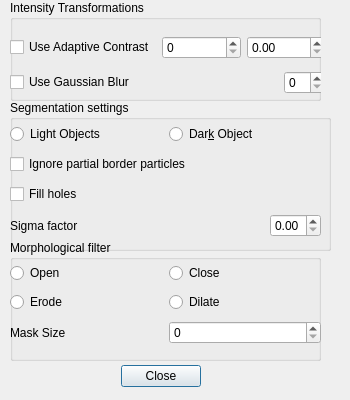
<?xml version="1.0" encoding="UTF-8"?>
<ui version="4.0">
 <class>VisionSettings</class>
 <widget class="QDialog" name="VisionSettings">
  <property name="geometry">
   <rect>
    <x>0</x>
    <y>0</y>
    <width>350</width>
    <height>400</height>
   </rect>
  </property>
  <property name="windowTitle">
   <string>Dialog</string>
  </property>
  <property name="windowIcon">
   <iconset resource="VSA.qrc">
    <normaloff>:/Icons/ICH</normaloff>:/Icons/ICH</iconset>
  </property>
  <widget class="QDialogButtonBox" name="buttonBox">
   <property name="geometry">
    <rect>
     <x>10</x>
     <y>360</y>
     <width>301</width>
     <height>32</height>
    </rect>
   </property>
   <property name="orientation">
    <enum>Qt::Horizontal</enum>
   </property>
   <property name="standardButtons">
    <set>QDialogButtonBox::Close</set>
   </property>
   <property name="centerButtons">
    <bool>true</bool>
   </property>
  </widget>
  <widget class="QGroupBox" name="groupBox">
   <property name="geometry">
    <rect>
     <x>10</x>
     <y>0</y>
     <width>311</width>
     <height>101</height>
    </rect>
   </property>
   <property name="title">
    <string>Intensity Transformations</string>
   </property>
   <widget class="QWidget" name="layoutWidget">
    <property name="geometry">
     <rect>
      <x>0</x>
      <y>30</y>
      <width>315</width>
      <height>72</height>
     </rect>
    </property>
    <layout class="QVBoxLayout" name="verticalLayout">
     <item>
      <layout class="QHBoxLayout" name="horizontalLayout">
       <item>
        <widget class="QCheckBox" name="cb_use_adaptContrast">
         <property name="text">
          <string>Use Adaptive Contrast</string>
         </property>
        </widget>
       </item>
       <item>
        <widget class="QSpinBox" name="sb_adaptContrKernel"/>
       </item>
       <item>
        <widget class="QDoubleSpinBox" name="sb_adaptContrastFactor"/>
       </item>
      </layout>
     </item>
     <item>
      <layout class="QHBoxLayout" name="horizontalLayout_2">
       <item>
        <widget class="QCheckBox" name="cb_useBlur">
         <property name="text">
          <string>Use Gaussian Blur</string>
         </property>
        </widget>
       </item>
       <item>
        <spacer name="horizontalSpacer">
         <property name="orientation">
          <enum>Qt::Horizontal</enum>
         </property>
         <property name="sizeHint" stdset="0">
          <size>
           <width>40</width>
           <height>20</height>
          </size>
         </property>
        </spacer>
       </item>
       <item>
        <widget class="QSpinBox" name="sb_blurMask"/>
       </item>
      </layout>
     </item>
    </layout>
   </widget>
  </widget>
  <widget class="QGroupBox" name="groupBox_2">
   <property name="geometry">
    <rect>
     <x>10</x>
     <y>100</y>
     <width>321</width>
     <height>151</height>
    </rect>
   </property>
   <property name="title">
    <string>Segmentation settings</string>
   </property>
   <widget class="QWidget" name="layoutWidget">
    <property name="geometry">
     <rect>
      <x>0</x>
      <y>20</y>
      <width>311</width>
      <height>123</height>
     </rect>
    </property>
    <layout class="QVBoxLayout" name="verticalLayout_2">
     <item>
      <layout class="QHBoxLayout" name="horizontalLayout_3">
       <item>
        <widget class="QRadioButton" name="rb_useLight">
         <property name="text">
          <string>Light Ob&amp;jects</string>
         </property>
        </widget>
       </item>
       <item>
        <widget class="QRadioButton" name="rb_useDark">
         <property name="text">
          <string>Dar&amp;k Object</string>
         </property>
        </widget>
       </item>
      </layout>
     </item>
     <item>
      <widget class="QCheckBox" name="cb_ignoreBorder">
       <property name="text">
        <string>Ignore partial border particles</string>
       </property>
      </widget>
     </item>
     <item>
      <widget class="QCheckBox" name="cb_fillHoles">
       <property name="text">
        <string>Fill holes</string>
       </property>
      </widget>
     </item>
     <item>
      <layout class="QHBoxLayout" name="horizontalLayout_4">
       <item>
        <widget class="QLabel" name="label">
         <property name="text">
          <string>Sigma factor</string>
         </property>
        </widget>
       </item>
       <item>
        <spacer name="horizontalSpacer_2">
         <property name="orientation">
          <enum>Qt::Horizontal</enum>
         </property>
         <property name="sizeHint" stdset="0">
          <size>
           <width>40</width>
           <height>20</height>
          </size>
         </property>
        </spacer>
       </item>
       <item>
        <widget class="QDoubleSpinBox" name="sb_sigmaFactor">
         <property name="maximum">
          <double>3.000000000000000</double>
         </property>
        </widget>
       </item>
      </layout>
     </item>
    </layout>
   </widget>
  </widget>
  <widget class="QGroupBox" name="groupBox_3">
   <property name="geometry">
    <rect>
     <x>10</x>
     <y>240</y>
     <width>311</width>
     <height>121</height>
    </rect>
   </property>
   <property name="title">
    <string>Morphological filter</string>
   </property>
   <widget class="QWidget" name="layoutWidget">
    <property name="geometry">
     <rect>
      <x>0</x>
      <y>20</y>
      <width>311</width>
      <height>90</height>
     </rect>
    </property>
    <layout class="QGridLayout" name="gridLayout">
     <item row="0" column="0">
      <widget class="QRadioButton" name="rb_useOpen">
       <property name="text">
        <string>Open</string>
       </property>
      </widget>
     </item>
     <item row="0" column="1">
      <widget class="QRadioButton" name="rb_useClose">
       <property name="text">
        <string>Close</string>
       </property>
      </widget>
     </item>
     <item row="1" column="1">
      <widget class="QRadioButton" name="rb_useDilate">
       <property name="text">
        <string>Dilate</string>
       </property>
      </widget>
     </item>
     <item row="1" column="0">
      <widget class="QRadioButton" name="rb_useErode">
       <property name="text">
        <string>Erode</string>
       </property>
      </widget>
     </item>
     <item row="2" column="0">
      <widget class="QLabel" name="label_2">
       <property name="text">
        <string>Mask Size</string>
       </property>
      </widget>
     </item>
     <item row="2" column="1">
      <widget class="QSpinBox" name="sb_morphMask"/>
     </item>
    </layout>
   </widget>
  </widget>
  <widget class="QWidget" name="layoutWidget">
   <property name="geometry">
    <rect>
     <x>0</x>
     <y>0</y>
     <width>2</width>
     <height>2</height>
    </rect>
   </property>
   <layout class="QVBoxLayout" name="verticalLayout_3"/>
  </widget>
 </widget>
 <resources>
  <include location="VSA.qrc"/>
 </resources>
 <connections>
  <connection>
   <sender>buttonBox</sender>
   <signal>accepted()</signal>
   <receiver>VisionSettings</receiver>
   <slot>accept()</slot>
   <hints>
    <hint type="sourcelabel">
     <x>248</x>
     <y>254</y>
    </hint>
    <hint type="destinationlabel">
     <x>157</x>
     <y>274</y>
    </hint>
   </hints>
  </connection>
  <connection>
   <sender>buttonBox</sender>
   <signal>rejected()</signal>
   <receiver>VisionSettings</receiver>
   <slot>reject()</slot>
   <hints>
    <hint type="sourcelabel">
     <x>316</x>
     <y>260</y>
    </hint>
    <hint type="destinationlabel">
     <x>286</x>
     <y>274</y>
    </hint>
   </hints>
  </connection>
  <connection>
   <sender>cb_use_adaptContrast</sender>
   <signal>toggled(bool)</signal>
   <receiver>sb_adaptContrKernel</receiver>
   <slot>setEnabled(bool)</slot>
   <hints>
    <hint type="sourcelabel">
     <x>101</x>
     <y>44</y>
    </hint>
    <hint type="destinationlabel">
     <x>220</x>
     <y>45</y>
    </hint>
   </hints>
  </connection>
  <connection>
   <sender>cb_use_adaptContrast</sender>
   <signal>toggled(bool)</signal>
   <receiver>sb_adaptContrastFactor</receiver>
   <slot>setEnabled(bool)</slot>
   <hints>
    <hint type="sourcelabel">
     <x>101</x>
     <y>44</y>
    </hint>
    <hint type="destinationlabel">
     <x>285</x>
     <y>45</y>
    </hint>
   </hints>
  </connection>
  <connection>
   <sender>cb_useBlur</sender>
   <signal>toggled(bool)</signal>
   <receiver>sb_blurMask</receiver>
   <slot>setEnabled(bool)</slot>
   <hints>
    <hint type="sourcelabel">
     <x>85</x>
     <y>79</y>
    </hint>
    <hint type="destinationlabel">
     <x>295</x>
     <y>80</y>
    </hint>
   </hints>
  </connection>
 </connections>
</ui>
